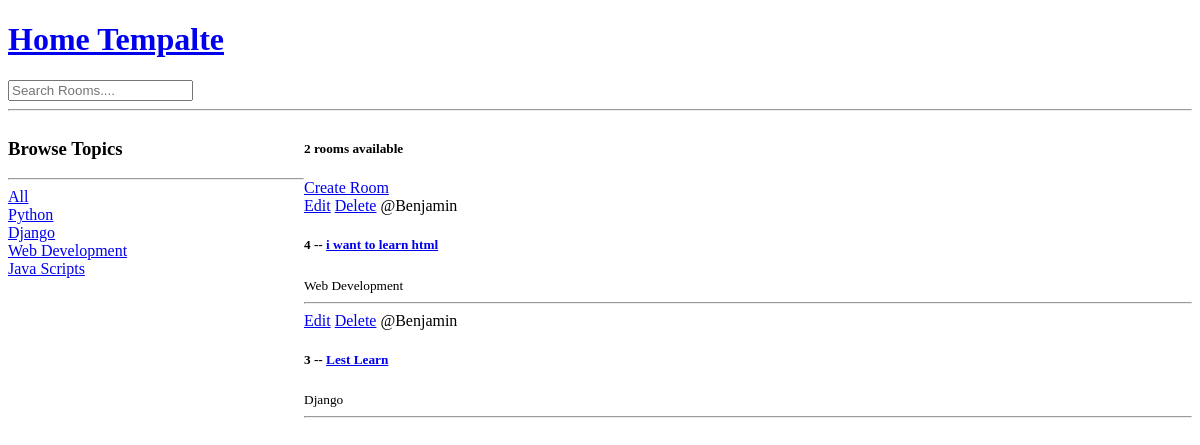
The app's page /, older data.
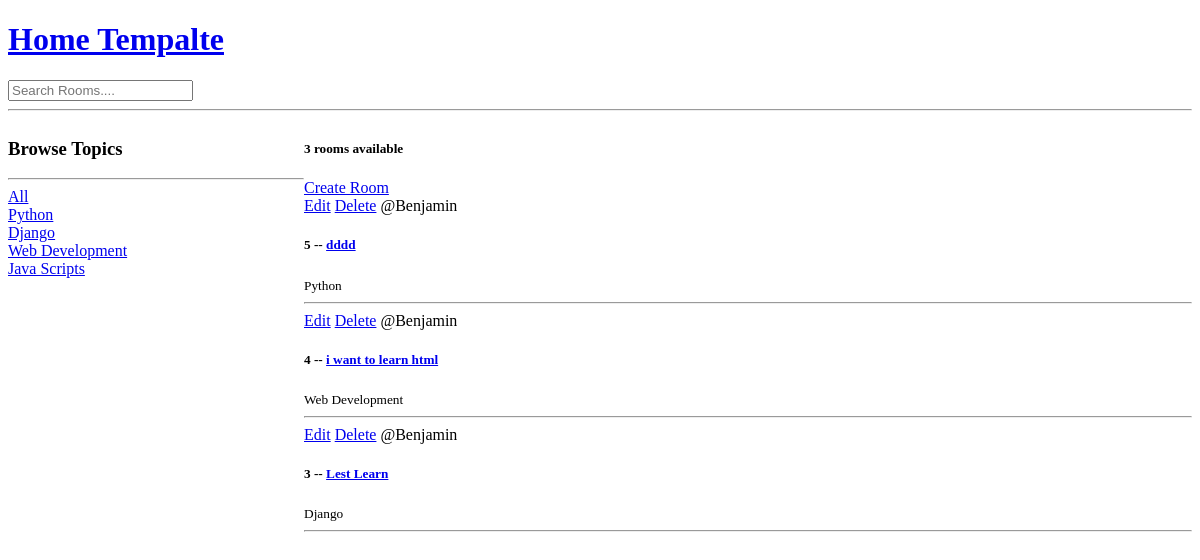
The same page, newer data.
### base/models.py (models this page shows, shortened)
class Topic(models.Model):
    name = models.CharField(max_length=200)

class Room(models.Model):
    host = models.ForeignKey(User, on_delete=models.SET_NULL, null=True)
    topic= models.ForeignKey(Topic, on_delete=models.SET_NULL, null=True)
    name = models.CharField(max_length=200)
    description = models.TextField(null=True, blank=True)
    updated = models.DateTimeField(auto_now=True)
    created = models.DateTimeField(auto_now_add=True)
    class Meta:
        ordering = ['-updated','-created']

### base/views.py (the view)
# urls.py: path("", views.home, name="home"),
def home(request):
    q = request.GET.get('q')  if request.GET.get('q') != None else ""
    rooms = Room.objects.filter(
        Q(topic__name__icontains=q) |
        Q(name__icontains=q) |
        Q(description__icontains=q)
        )
    topics = Topic.objects.all()
    room_count = rooms.count()
    context = {"rooms" : rooms, "topics" : topics, "room_count" : room_count }
    return render(request,"base/home.html", context )

### base/templates/base/home.html (shortened to what this page needs)
{% extends "main.html" %}
{%block content %}
<div class="home-container">
  <div>
    <h3>Browse Topics</h3>
    <hr>
    <div>
      <a href="{% url 'home' %}">All</a>
    </div>
    {%  for topic in topics %}
    <div>
      <a href="{% url 'home' %}?q={{topic.name}}">{{topic.name}}</a>
    </div>
    {% endfor %}
  </div>
  <div>
    <h5>{{room_count}} rooms available</h5>
    <a href="{% url 'create-room'  %}">Create Room</a>
    <div>
      {% for room in rooms %}
      <div>
        <a href="{% url 'update-room' room.id %}">Edit</a>
        <a href="{% url 'delete-room' room.id %}">Delete</a>
        <span>@{{room.host.username}}</span>
        <h5>
          {{room.id}} -- <a href="{% url 'room' room.id %}">{{room.name}}</a>
        </h5>
        <small>{{room.topic.name}}</small>
        <hr>
      </div>
      {% endfor %}
    </div>
  </div>
</div>
{% endblock %}

Row changes from the older to the newer data that the page shows:
added Room: host.username "Benjamin", id "5", name "dddd", topic.name "Python"
Text that changed along with them:
{{ room_count }}: "2" → "3"
